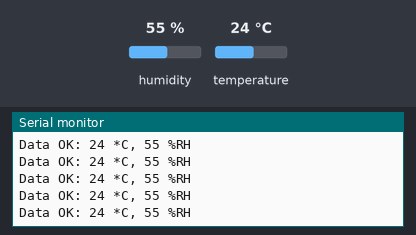
Simulated run of this sketch. Board: ESP8266 (NodeMCU). Shown: the last lines printed to the serial monitor. Inputs (shaded band) come from the test bench; at power-on: humidity 55 %, temperature 24 °C. WiFi joins after 1.5 s; servers stay silent unless stated.

Above: at 2.7 s.
2.8 s: humidity set to 22 %
At 3.3 s:
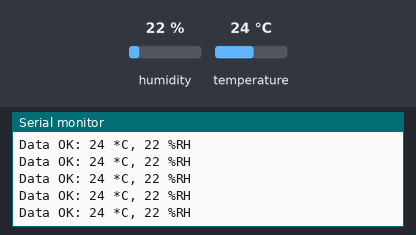
4.3 s: temperature set to 12 °C
At 4.8 s:
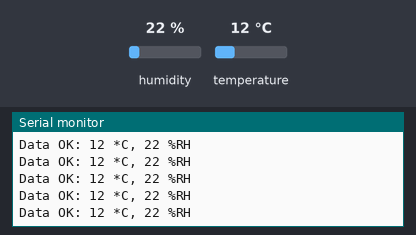
5.8 s: humidity set to 40 %
At 6.6 s:
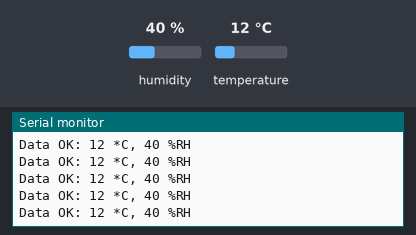
Timing chart, 0 to 8.8 s (numbered marks = the images above; inputs shaded):
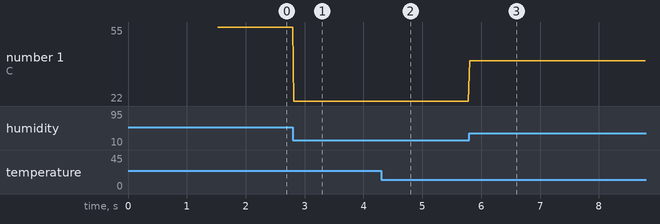

The sketch:

ESP8266_NodeRED_HTTP.ino
```cpp
#include <ESP8266WiFi.h>
#include <ESP8266HTTPClient.h>
#include <SimpleDHT.h>

int pinDHT11 = D4;
SimpleDHT11 dht11(pinDHT11);

const char ssid[] = "";
const char password[] = "";
const char noderedServer[] = "192.168.x.x:1880";
const char noderedURL[] = "";

unsigned long lastMillis = 0;

void connectToWiFi() {
  Serial.print("Connecting to Wi-Fi '" + String(ssid) + "' ...");

  WiFi.begin(ssid, password);

  while (WiFi.status() != WL_CONNECTED) {
    Serial.print(".");
    delay(500);
  }

  Serial.println(" connected!");
}

void setup() {
  Serial.begin(115200);

  // STEP 1 - Connect to Wi-Fi router/hotspot
  connectToWiFi();

}

void loop() {

  if (WiFi.status() != WL_CONNECTED) {
    connectToWiFi();
  }

  // STEP 2 - Data Acquisition
  byte temperature = 0;
  byte humidity = 0;
  int err = SimpleDHTErrSuccess;

  if ((err = dht11.read(&temperature, &humidity, NULL)) != SimpleDHTErrSuccess) {
    return;
  }

  Serial.print("Data OK: ");
  Serial.print((int)temperature); Serial.print(" *C, ");
  Serial.print((int)humidity); Serial.println(" %RH");

  if(millis() - lastMillis > 15000){
    lastMillis = millis();

    // STEP 3 - Generate data in URL query string format
    String httpRequest = "temperature=" + String(temperature) + "&humidity=" + String(humidity);

    // STEP 4 - HTTP API Request to Node-RED with URL /data
    WiFiClient client;
    HTTPClient http;

    http.begin(client, "http://" + String(noderedServer) + "/" + String(noderedURL));
    http.addHeader("Content-Type", "application/x-www-form-urlencoded");

    int httpCode = http.POST(httpRequest);

    if(httpCode > 0){
      Serial.print("HTTP Request: ");

      httpCode == 200 ? Serial.print("Success, ") : Serial.print("Error, ");
      Serial.println(http.getString());
    }
    else{
      Serial.println("HTTP Request Connection Error!");
    }

    http.end();
  }
}
```

Measured:
- after the input at 2.8 s, the serial monitor: prints a new line at once (image 1)
- after the input at 4.3 s, the serial monitor: prints a new line at once (image 2)
- after the input at 5.8 s, the serial monitor: prints a new line at once (image 3)
- plotted number 1: 55 → 22 after the input at 2.8 s, 22 → 40 after the input at 5.8 s
